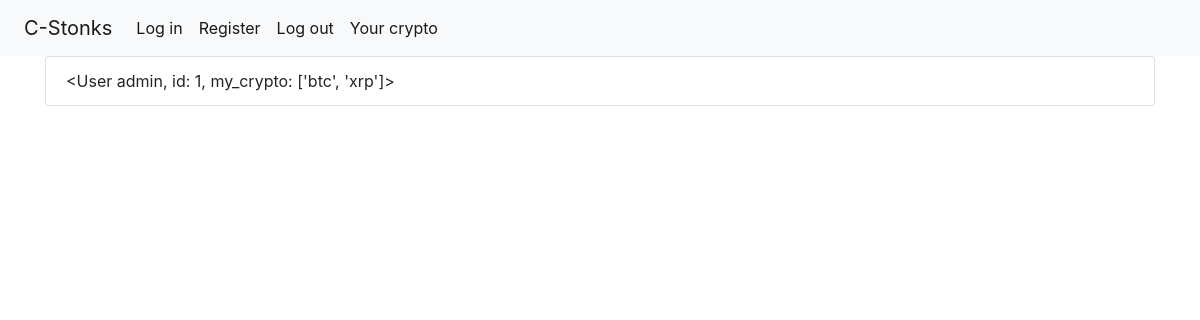
Page /users (signed in) on the earlier database version.
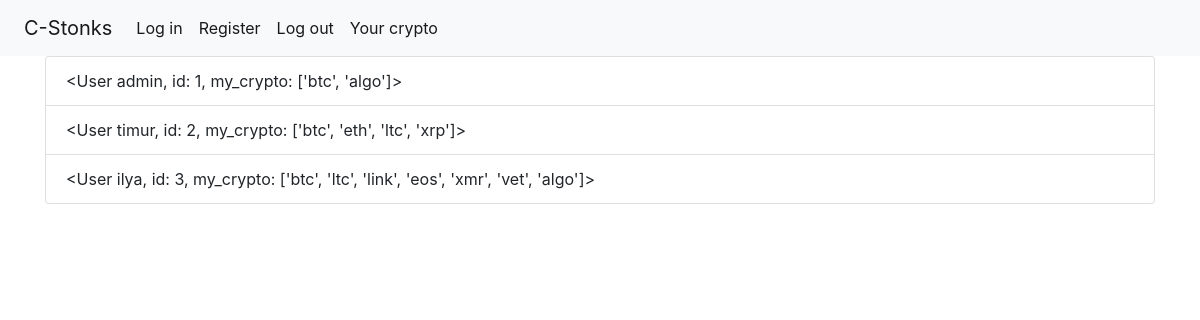
Same page on the later database version.
### swetheart/models.py (models this page shows, shortened)
class User(db.Model, UserMixin):
    id = db.Column(db.Integer, primary_key=True)
    name = db.Column(db.String(50), nullable=False, unique=True)
    password = db.Column(db.String(50), nullable=False, unique=True)
    date = db.Column(db.DateTime, default=datetime.utcnow)
    my_crypto = db.relationship('Crypto', secondary=crypto_users, backref=db.backref('holders', lazy='dynamic'))
    def __repr__(self):
        return '<User {}, id: {}, my_crypto: {}>'.format(self.name, self.id, [c.crypto_name for c in self.my_crypto])

class Crypto(db.Model):
    id = db.Column(db.Integer, primary_key=True)
    crypto_name = db.Column(db.String(10), nullable=False, unique=True)

### swetheart/routes.py (the view)
@app.route('/users')
@login_required
def users():
    users = User.query.order_by(User.date).all()
    return render_template('users.html', users=users)

### swetheart/models.py (called while the page is built)
@manager.user_loader
def load_user(user_id):
    return User.query.get(user_id)

### swetheart/routes.py (called while the page is built)
@app.after_request
def redirect_to_signin(response):
    if response.status_code == 401:
        return redirect(url_for('login'))
    return response

### swetheart/templates/users.html
{% extends 'base.html' %}
{% block body%}
    <div class="container">
        <ul class="list-group">
            {% for user in users %}
                <li class="list-group-item">{{ user }}</li>
            {% endfor %}
        </ul>
    </div>
{% endblock %}

### swetheart/templates/base.html (shortened to what this page needs)
<html>
<head>
<meta http-equiv="Content-Type" content="text/html; Charset=UTF-8"><link rel="stylesheet" href="https://stackpath.bootstrapcdn.com/bootstrap/4.5.0/css/bootstrap.min.css">
<body>
    <nav class="navbar navbar-expand-lg navbar-light bg-light px-sm-4">
      <a class="navbar-brand" href={{ url_for('index') }}>C-Stonks</a>
      <div class="collapse navbar-collapse" id="navbarNav">
        <ul class="navbar-nav">
          <li class="nav-item active">
            <a class="nav-link" href="/login">Log in<span class="sr-only">(current)</span></a>
          </li>
          <li class="nav-item active">
            <a class="nav-link" href="/registration">Register<span class="sr-only">(current)</span></a>
          </li>
          <li class="nav-item">
            <a class="nav-link active" href="/logout">Log out</a>
          </li>
          <li class="nav-item">
            <a class="nav-link active" href="/collect_crypto">Your crypto</a>
          </li>
        </ul>
      </div>
    </nav>
    {% block body %}{% endblock %}
</body>
</html>

Differences in the rows shown:
computed for User: name+id "<User admin, id: 1, my_crypto: ['btc', 'xrp']>" → "<User admin, id: 1, my_crypto: ['btc', 'algo']>"
added User: name+id "<User timur, id: 2, my_crypto: ['btc', 'eth', 'ltc', 'xrp']>"
added User: name+id "<User ilya, id: 3, my_crypto: ['btc', 'ltc', 'link', 'eos', 'xmr', 'vet', 'algo']>"
